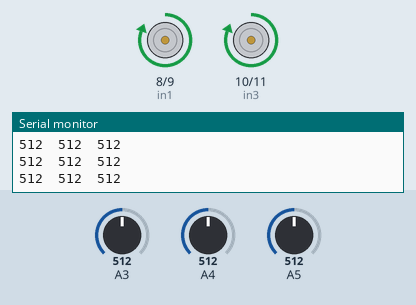
This sketch was run on a simulated Arduino Uno, built with avr-gcc and run on an emulated ATmega328P. On the bench: motor-driver pin pairs drawn as motors (green arrow = first pin HIGH = forward, orange = second pin HIGH = backward, longer = more drive, scaled by the enable pin), the last lines printed to the serial monitor. Inputs (shaded band) come from the test bench; at power-on: A3 = 512, A4 = 512, A5 = 512.

Above: at 2.2 s.
2.3 s: A3 set to 11
3.8 s: A3 set to 8
5.3 s: A4 set to 993
6.8 s: A4 set to 1012
9.8 s: A3 set to 900
At 11.0 s:
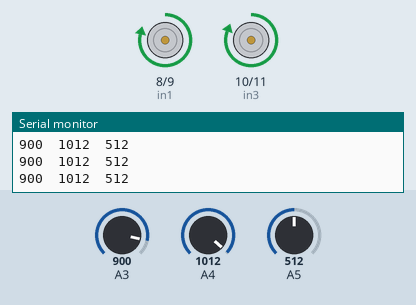
11.3 s: A5 set to 789
12.8 s: A5 set to 811
At 13.2 s:
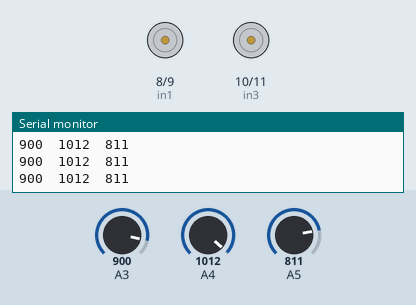
Timing chart, 0 to 15.3 s (numbered marks = the images above; inputs shaded):
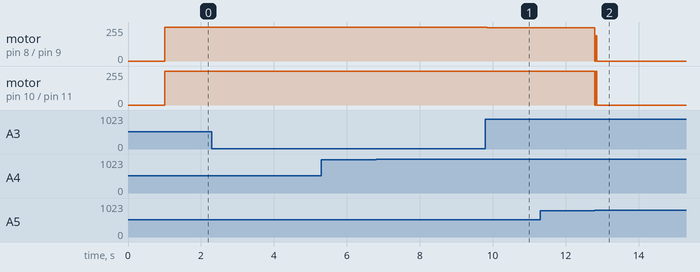

Measured:
- the behaviour switches between 800 and 801 on A5 (found by bisection; images 1 and 2)
- after the input at 9.8 s, motor on pin 8 (in1) / pin 9 (in2): forward 255/255 → forward 248/255 after 0.05 s
- after the input at 12.8 s, motor on pin 8 (in1) / pin 9 (in2): forward 248/255 → stopped at once; motor on pin 10 (in3) / pin 11 (in4): forward 255/255 → stopped at once

The sketch:

LINE_FOLLOWER_REDBOT_CODE.ino
```cpp
#include <RedBot.h>

RedBotSensor left_sen = RedBotSensor(A3);
RedBotSensor center_sen = RedBotSensor(A4);
RedBotSensor right_sen = RedBotSensor(A5);
//data_sheet
// constants that are used in the code. lineStandard is the level to detect
// if the sensor is on the line or not. If the sensor value is greater than this
// the sensor is above a DARK line.
//
// SPEED sets the nominal speed
//motor A
#define en1 5
#define in1 8
#define in2 9
//motor b
#define en2 4
#define in3 10
#define in4 11
int lineStandard = 800;


void setup()
{ pinMode(in1, OUTPUT);
  pinMode(in2, OUTPUT);
  pinMode(in3, OUTPUT);
  pinMode(in4, OUTPUT);
  pinMode(en1, OUTPUT);
  pinMode(en2, OUTPUT);
  Serial.begin(9600);
  Serial.println("IR Sensor Readings:: ");
  delay(1000);
}

void loop()
{
  Serial.print(left_sen.read());
  Serial.print("\t");
  Serial.print(center_sen.read());
  Serial.print("\t");
  Serial.print(right_sen.read());
  Serial.println();

//data_sheet
  // if on the line drive left and right at the same speed (left is CCW / right is CW)
  if(center_sen.read() > lineStandard)
  {//right
   right();
  }
  //data_sheet
  // if the line is under the right sensor, adjust relative speeds to turn to the right
  else if(right_sen.read() > lineStandard)
  {//left
  left();
  }
  //data_sheet
  // if the line is under the left sensor, adjust relative speeds to turn to the left
  else if(left_sen.read() > lineStandard)
  {//right
  right();
  }
  //data_sheet
  // if all sensors are on black or up in the air, stop the motors.
  // otherwise, run motors given the control speeds above.
  if((left_sen.read() > lineStandard) && (center_sen.read() > lineStandard) && (right_sen.read() > lineStandard) )
  {
    //stop
    Stop ();
  }
  else
  {
  //any dir
    forward();
  }
  delay(0);  // add a delay to decrease sensitivity.
}

void right() {
  analogWrite(en1,255);
  analogWrite(en2,255);
  digitalWrite(in1, LOW);
  digitalWrite(in2, LOW);
  digitalWrite(in3, HIGH);
  digitalWrite(in4, LOW);
}
void Stop () {
  analogWrite(en1, 0);
  analogWrite(en2, 0);
  digitalWrite(in1, LOW);
  digitalWrite(in2, LOW);
  digitalWrite(in3, LOW);
  digitalWrite(in4, LOW);
}
void left() {
  analogWrite(en1, 255);
  analogWrite(en2, 255);
  digitalWrite(in1, HIGH);
  digitalWrite(in2, LOW);
  digitalWrite(in3, LOW);
  digitalWrite(in4, LOW);
}
void forward() {
  analogWrite(en1, 255);
  analogWrite(en2, 255);
  digitalWrite(in1, HIGH);
  digitalWrite(in2, LOW);
  digitalWrite(in3, HIGH);
  digitalWrite(in4, LOW);
}
void back(){

   analogWrite(en1, 255);
  analogWrite(en2, 255);
  digitalWrite(in1, LOW);
  digitalWrite(in2,HIGH);
  digitalWrite(in3, LOW);
  digitalWrite(in4, HIGH);
}
```
